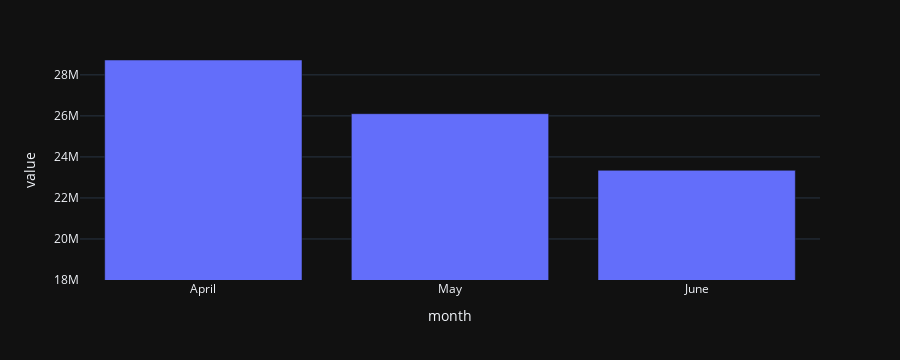

Here is the notebook cell this chart was saved with:
### Markdown cell above
### Month on month revenue trend

### Code cell
monthly_revenue = dataset.groupby('month', observed=False).amount.sum()
px.bar(monthly_revenue, template='plotly_dark').update_layout(showlegend=False).update_yaxes(range=[18000000,monthly_revenue.max()])

### Figure 1 — Plotly figure (JSON) as saved in the notebook; plotly's stock layout.template omitted (floating-point values rounded to 4 significant figures)
{"data": [{"alignmentgroup": "True", "hovertemplate": "variable=amount<br>month=%{x}<br>value=%{y}<extra></extra>", "legendgroup": "amount", "marker": {"color": "#636efa", "pattern": {"shape": ""}}, "name": "amount", "offsetgroup": "amount", "orientation": "v", "showlegend": true, "textposition": "auto", "type": "bar", "x": ["April", "May", "June"], "xaxis": "x", "y": [28730000.0, 26110000.0, 23350000.0], "yaxis": "y"}], "layout": {"barmode": "relative", "height": 360, "legend": {"title": {"text": "variable"}, "tracegroupgap": 0}, "margin": {"t": 60}, "showlegend": false, "xaxis": {"anchor": "y", "autorange": true, "domain": [0, 1], "range": [-0.5, 2.5], "title": {"text": "month"}, "type": "category"}, "yaxis": {"anchor": "x", "domain": [0, 1], "range": [18000000, 28730000.0], "title": {"text": "value"}, "type": "linear"}}}
